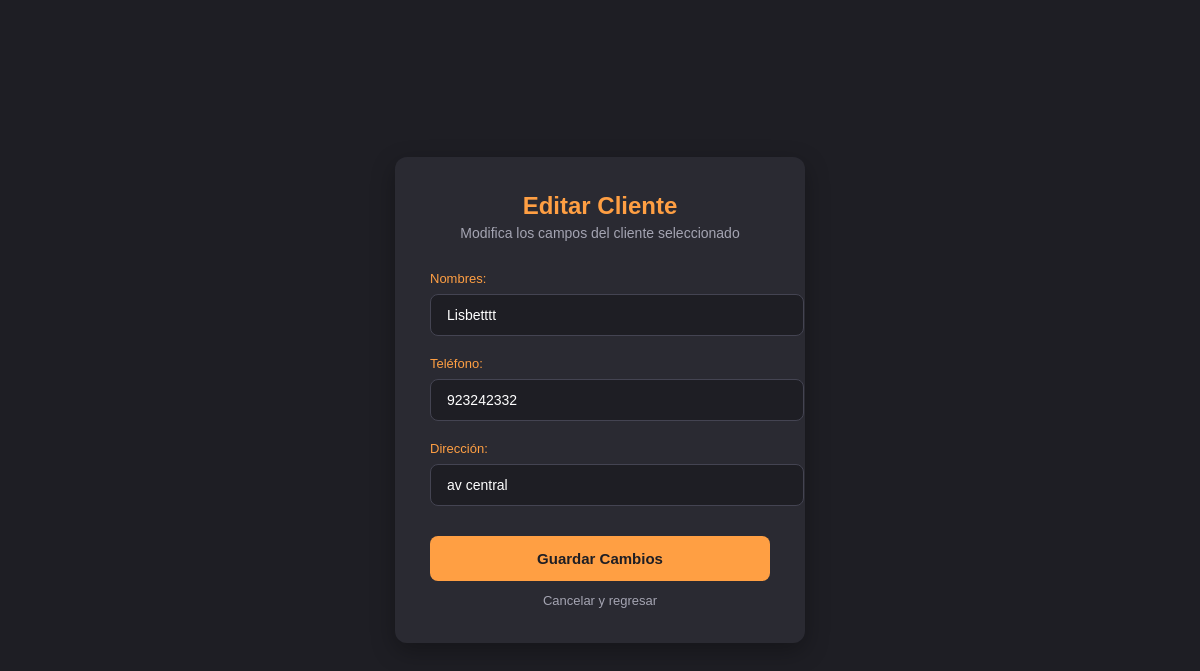
The app's page /views/clientes/editar.php?id=1 (signed in) with its own data.
### tables this page shows
CREATE TABLE `clientes` (
  `id` int(11) NOT NULL,
  `nombres` varchar(150) NOT NULL,
  `telefono` varchar(20) DEFAULT NULL,
  `direccion` varchar(255) DEFAULT NULL
);

### models/Cliente.php (called while the page is built, shortened)
<?php
class Cliente{
    public static function buscarPorId($id){
        $conexion = Conexion::conectar();
        $sql = "SELECT * FROM clientes WHERE id = ?";
        $stmt = $conexion->prepare($sql);
        $stmt->bind_param("i", $id);
        $stmt->execute();
        return $stmt->get_result();
    }
}
?>

### views/clientes/editar.php (the view, shortened to what this page needs)
<?php
$id_cliente = $_GET['id'];
require_once("../../models/Cliente.php");
$resultado = Cliente::buscarPorId($id_cliente);
if($resultado && $fila = $resultado->fetch_assoc()){
    $nombres = $fila['nombres'];
    $telefono = $fila['telefono'];
    $direccion = $fila['direccion'];
} else {
    header("Location: index.php");
    exit();
}
?>
<!DOCTYPE html>
<html lang="es">
<head>
    <link rel="stylesheet" href="../css/clientes.css?v=1.3">
</head>
<body class="body-editar">
<div class="contenedor-editar">
    <div class="tarjeta-editar">
        <div class="encabezado-editar">
            <h2>Editar Cliente</h2>
            <p>Modifica los campos del cliente seleccionado</p>
        </div>
        <form action="../../controllers/EditarCliente.php" method="POST" class="formulario-registro">
            <div class="grupo-input">
                <label for="nombres">Nombres:</label>
                <input type="text" name="nombres" id="nombres" value="<?php echo $nombres; ?>" required>
            </div>
            <div class="grupo-input">
                <label for="telefono">Teléfono:</label>
                <input type="text" name="telefono" id="telefono" value="<?php echo $telefono; ?>" required>
            </div>
            <div class="grupo-input">
                <label for="direccion">Dirección:</label>
                <input type="text" name="direccion" id="direccion" value="<?php echo $direccion; ?>" required>
            </div>
            <div class="acciones-form">
                <button type="submit" class="btn-guardar">Guardar Cambios</button>
                <a href="index.php" class="btn-cancelar">Cancelar y regresar</a>
            </div>
        </form>
    </div>
</div>
</body>
</html>

### views/css/clientes.css (style rules this page uses)
body { font-family: Arial; margin: 30px; }
a { text-decoration: none; background: #2563eb; color: white; padding: 10px; border-radius: 5px; }
.formulario-registro { display: flex; flex-direction: column; gap: 20px; }
.grupo-input { display: flex; flex-direction: column; gap: 8px; }
.grupo-input label { font-size: 13px; color: #ff9f43; font-weight: 500; text-align: left; }
.grupo-input input { width: 100%; padding: 12px 16px; background-color: #1e1e24; border: 1px solid #444452; border-radius: 8px; color: #ffffff; font-size: 14px; transition: all 0.3s ease; }
.acciones-form { display: flex; flex-direction: column; gap: 12px; margin-top: 10px; }
.btn-guardar { width: 100%; padding: 14px; background-color: #ff9f43; border: none; border-radius: 8px; color: #1e1e24; font-size: 15px; font-weight: 600; cursor: pointer; transition: background-color 0.3s ease; }
.btn-cancelar { text-align: center; color: #a4a4b2; background: transparent; padding: 0; font-size: 13px; transition: color 0.3s ease; }
body.body-editar { margin: 0px !important; padding: 0px !important; background-color: #1e1e24 !important; color: #ffffff; display: flex !important; justify-content: center !important; align-items: center !important; min-height: 100vh !important; width: 100% !important; }
body.body-editar .contenedor-editar { width: 100%; max-width: 450px; margin: 0 auto !important; padding: 20px; box-sizing: border-box; }
body.body-editar .tarjeta-editar { background-color: #2a2a32; border-radius: 12px; padding: 35px; box-shadow: 0 8px 24px rgba(0, 0, 0, 0.3); }
.encabezado-editar { text-align: center; margin-bottom: 30px; }
.encabezado-editar h2 { color: #ff9f43; font-size: 24px; font-weight: 600; margin: 0; }
.encabezado-editar p { color: #a4a4b2; font-size: 14px; margin-top: 5px; }

### records on screen
clientes: nombres "Lisbetttt", telefono "923242332", direccion "av central"
